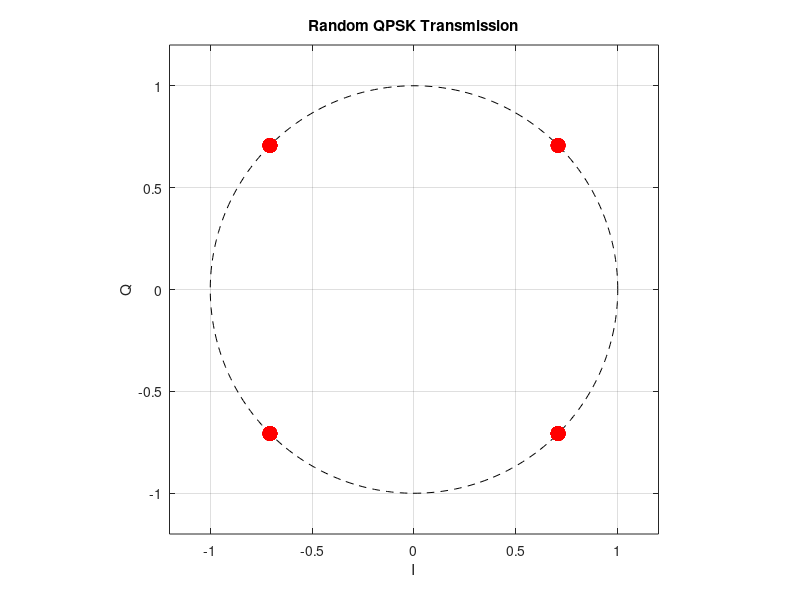

Recreate this plot in MATLAB.
clear
clc
close all

angles = [45 135 225 315];

figure

theta = linspace(0,2*pi,300);

plot(cos(theta),sin(theta),'k--')

hold on

grid on

axis equal

xlim([-1.2 1.2])

ylim([-1.2 1.2])

xlabel('I')

ylabel('Q')

title('Random QPSK Transmission')

for n=1:50

    k = randi(4);

    I = cosd(angles(k));

    Q = sind(angles(k));

    plot(I,Q,'ro','MarkerFaceColor','r','MarkerSize',10)

    pause(0.3)

end
